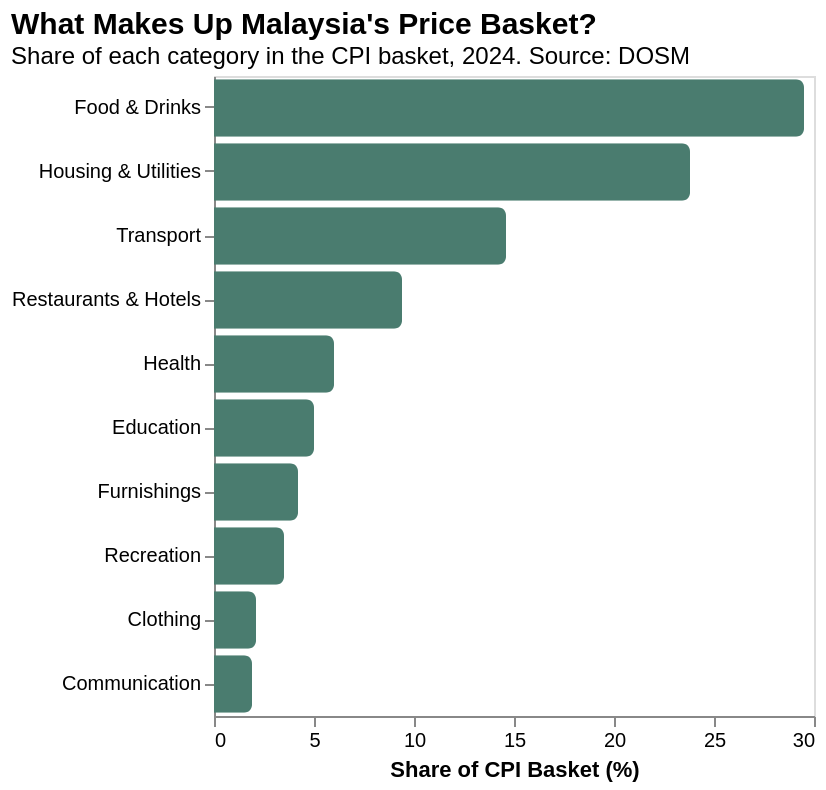

Source (Vega-Lite JSON):
### Vega-Lite specification from a JSON file in a GitHub repository (floating-point values rounded to 4 significant figures)
{"$schema": "https://vega.github.io/schema/vega-lite/v5.json", "title": {"text": "What Makes Up Malaysia's Price Basket?", "subtitle": "Share of each category in the CPI basket, 2024. Source: DOSM", "anchor": "start", "fontSize": 15, "subtitleFontSize": 12}, "width": "container", "height": 320, "data": {"values": [{"category": "Food & Drinks", "weight": 29.5}, {"category": "Housing & Utilities", "weight": 23.8}, {"category": "Transport", "weight": 14.6}, {"category": "Restaurants & Hotels", "weight": 9.4}, {"category": "Health", "weight": 6.0}, {"category": "Education", "weight": 5.0}, {"category": "Furnishings", "weight": 4.2}, {"category": "Recreation", "weight": 3.5}, {"category": "Clothing", "weight": 2.1}, {"category": "Communication", "weight": 1.9}]}, "mark": {"type": "bar", "cornerRadiusEnd": 4}, "encoding": {"y": {"field": "category", "type": "nominal", "sort": "-x", "title": null}, "x": {"field": "weight", "type": "quantitative", "title": "Share of CPI Basket (%)", "axis": {"grid": false}}, "color": {"value": "#4a7c6f"}, "tooltip": [{"field": "category", "title": "Category"}, {"field": "weight", "title": "Basket Share (%)", "format": ".1f"}]}}
